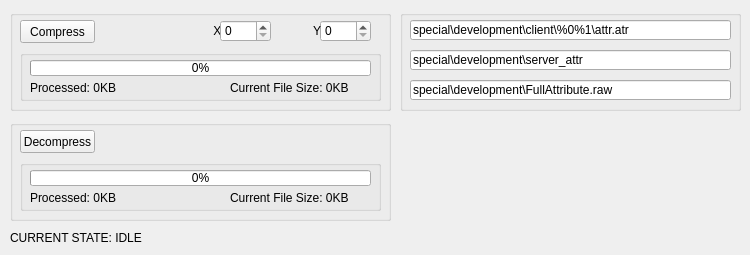
      <widget class="QWidget" name="tab_15">
       <attribute name="title">
        <string>Server Attribute</string>
       </attribute>
       <widget class="QGroupBox" name="groupBox_13">
        <property name="geometry">
         <rect>
          <x>10</x>
          <y>10</y>
          <width>381</width>
          <height>101</height>
         </rect>
        </property>
        <property name="title">
         <string/>
        </property>
        <widget class="QLabel" name="label_45">
         <property name="geometry">
          <rect>
           <x>200</x>
           <y>13</y>
           <width>16</width>
           <height>16</height>
          </rect>
         </property>
         <property name="text">
          <string> X</string>
         </property>
        </widget>
        <widget class="QSpinBox" name="sX">
         <property name="geometry">
          <rect>
           <x>210</x>
           <y>10</y>
           <width>51</width>
           <height>22</height>
          </rect>
         </property>
         <property name="maximum">
          <number>999</number>
         </property>
        </widget>
        <widget class="QPushButton" name="pushButton_2">
         <property name="geometry">
          <rect>
           <x>10</x>
           <y>10</y>
           <width>75</width>
           <height>23</height>
          </rect>
         </property>
         <property name="text">
          <string>Compress</string>
         </property>
        </widget>
        <widget class="QSpinBox" name="sY">
         <property name="geometry">
          <rect>
           <x>310</x>
           <y>10</y>
           <width>51</width>
           <height>22</height>
          </rect>
         </property>
         <property name="maximum">
          <number>999</number>
         </property>
        </widget>
        <widget class="QLabel" name="label_46">
         <property name="geometry">
          <rect>
           <x>300</x>
           <y>13</y>
           <width>16</width>
           <height>16</height>
          </rect>
         </property>
         <property name="text">
          <string> Y</string>
         </property>
        </widget>
        <widget class="QGroupBox" name="groupBox_15">
         <property name="geometry">
          <rect>
           <x>10</x>
           <y>40</y>
           <width>361</width>
           <height>51</height>
          </rect>
         </property>
         <property name="title">
          <string/>
         </property>
         <widget class="QLabel" name="lProcComp">
          <property name="geometry">
           <rect>
            <x>10</x>
            <y>30</y>
            <width>191</width>
            <height>16</height>
           </rect>
          </property>
          <property name="text">
           <string>Processed: 0KB</string>
          </property>
         </widget>
         <widget class="QProgressBar" name="progressBar">
          <property name="geometry">
           <rect>
            <x>10</x>
            <y>10</y>
            <width>341</width>
            <height>16</height>
           </rect>
          </property>
          <property name="value">
           <number>0</number>
          </property>
         </widget>
         <widget class="QLabel" name="lCFSComp">
          <property name="geometry">
           <rect>
            <x>210</x>
            <y>30</y>
            <width>141</width>
            <height>16</height>
           </rect>
          </property>
          <property name="text">
           <string>Current File Size: 0KB</string>
          </property>
         </widget>
        </widget>
       </widget>
       <widget class="QGroupBox" name="groupBox_16">
        <property name="geometry">
         <rect>
          <x>10</x>
          <y>120</y>
          <width>381</width>
          <height>101</height>
         </rect>
        </property>
        <property name="title">
         <string/>
        </property>
        <widget class="QPushButton" name="pushButton">
         <property name="geometry">
          <rect>
           <x>10</x>
           <y>10</y>
           <width>75</width>
           <height>23</height>
          </rect>
         </property>
         <property name="text">
          <string>Decompress</string>
         </property>
        </widget>
        <widget class="QGroupBox" name="groupBox_17">
         <property name="geometry">
          <rect>
           <x>10</x>
           <y>40</y>
           <width>361</width>
           <height>51</height>
          </rect>
         </property>
         <property name="title">
          <string/>
         </property>
         <widget class="QLabel" name="label_52">
          <property name="geometry">
           <rect>
            <x>10</x>
            <y>30</y>
            <width>191</width>
            <height>16</height>
           </rect>
          </property>
          <property name="text">
           <string>Processed: 0KB</string>
          </property>
         </widget>
         <widget class="QProgressBar" name="progressBar_2">
          <property name="geometry">
           <rect>
            <x>10</x>
            <y>10</y>
            <width>341</width>
            <height>16</height>
           </rect>
          </property>
          <property name="value">
           <number>0</number>
          </property>
         </widget>
         <widget class="QLabel" name="label_54">
          <property name="geometry">
           <rect>
            <x>210</x>
            <y>30</y>
            <width>141</width>
            <height>16</height>
           </rect>
          </property>
          <property name="text">
           <string>Current File Size: 0KB</string>
          </property>
         </widget>
        </widget>
       </widget>
       <widget class="QLabel" name="lCState">
        <property name="geometry">
         <rect>
          <x>10</x>
          <y>230</y>
          <width>381</width>
          <height>16</height>
         </rect>
        </property>
        <property name="text">
         <string>CURRENT STATE: IDLE</string>
        </property>
       </widget>
       <widget class="QGroupBox" name="groupBox_18">
        <property name="geometry">
         <rect>
          <x>400</x>
          <y>10</y>
          <width>341</width>
          <height>101</height>
         </rect>
        </property>
        <property name="title">
         <string/>
        </property>
        <widget class="QLineEdit" name="lineEdit_3">
         <property name="geometry">
          <rect>
           <x>10</x>
           <y>10</y>
           <width>321</width>
           <height>20</height>
          </rect>
         </property>
         <property name="text">
          <string>special\development\client\%0%1\attr.atr</string>
         </property>
        </widget>
        <widget class="QLineEdit" name="lineEdit_6">
         <property name="geometry">
          <rect>
           <x>10</x>
           <y>40</y>
           <width>321</width>
           <height>20</height>
          </rect>
         </property>
         <property name="text">
          <string>special\development\server_attr</string>
         </property>
        </widget>
        <widget class="QLineEdit" name="lineEdit_7">
         <property name="geometry">
          <rect>
           <x>10</x>
           <y>70</y>
           <width>321</width>
           <height>20</height>
          </rect>
         </property>
         <property name="text">
          <string>special\development\FullAttribute.raw</string>
         </property>
        </widget>
       </widget>
      </widget>
